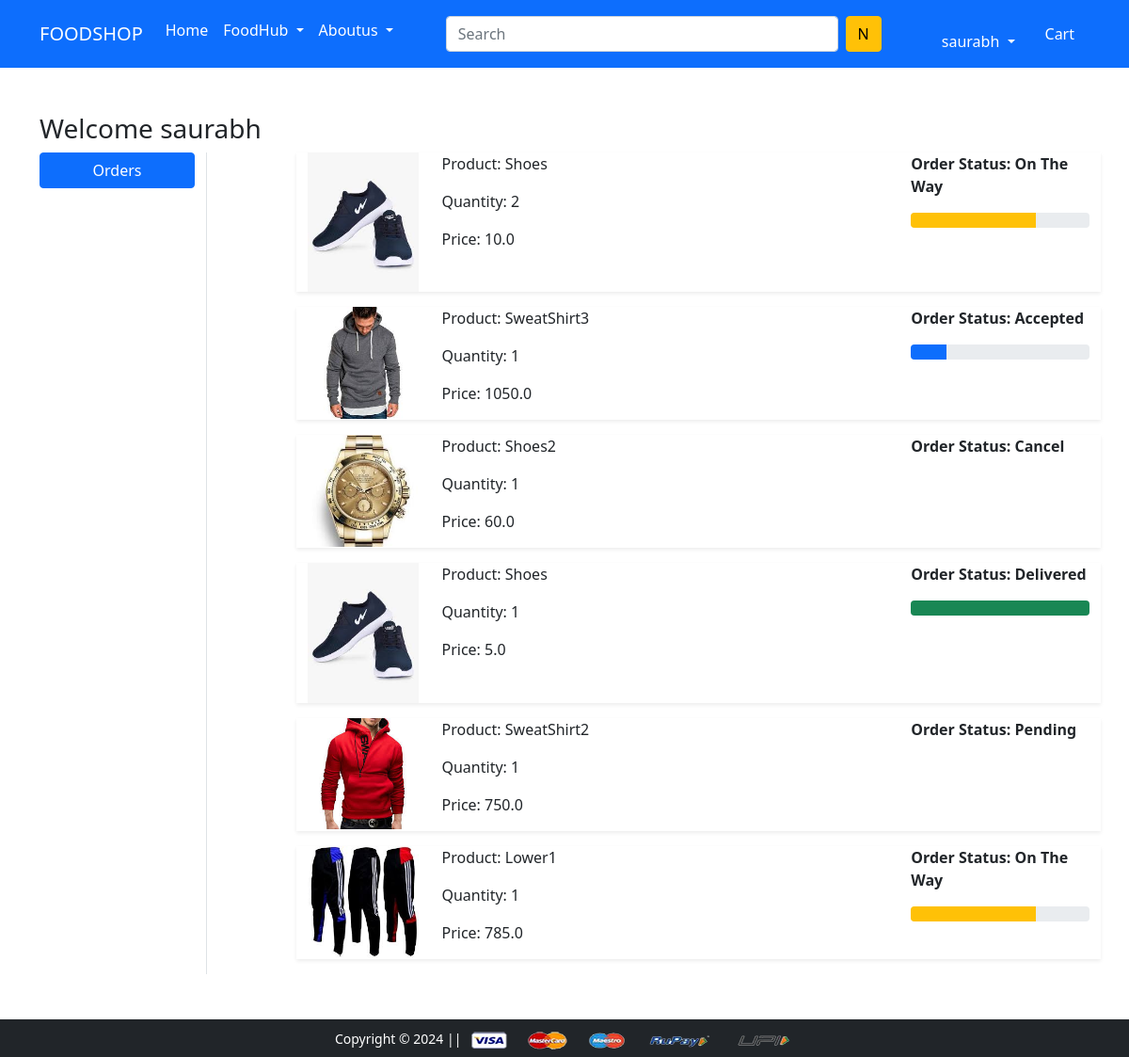
Screenshot of /orders/ (signed in) with the database file from the repository.
### app/models.py (models this page shows, shortened)
class OrderPlaced(models.Model):
    user = models.ForeignKey(User, on_delete=models.CASCADE)
    customer = models.ForeignKey(Customer, on_delete=models.CASCADE)
    product = models.ForeignKey(Product, on_delete=models.CASCADE)
    quantity = models.PositiveIntegerField(default=1)
    ordered_date = models.DateTimeField(auto_now_add=True)
    status = models.CharField(max_length=50, choices=STATUS_CHOICES, default='Pending')
    @property
    def total_cost(self):
        return self.quantity * self.product.discounted_price

class Product(models.Model):
    title = models.CharField(max_length=200)
    selling_price = models.FloatField()
    discounted_price = models.FloatField()
    description = models.TextField()
    brand = models.CharField(max_length=200)
    category = models.CharField(choices = CATEGORY_CHOICES, max_length=2)
    product_image = models.ImageField(upload_to = 'productimg')

### app/views.py (the view)
# urls.py: path('orders/', views.orders, name='orders'),
@login_required
def orders(request):
    op = OrderPlaced.objects.filter(user=request.user)
    return render(request, 'app/orders.html', {'order_placed': op})

### app/templates/app/orders.html (shortened to what this page needs)
{% extends 'app/base.html' %}
{% load static %}
{% block main-content %}
<div class="container my-5">
    <div class="row">
        <h3>Welcome {{request.user}}</h3>
        <div class="col-sm-2 border-end">
            <ul class="list-unstyled">
                <li class="d-grid"><a href="{% url 'orders' %}" class="btn btn-primary">Orders</a></li>
            </ul>
        </div>
        <div class="col-sm-9 offset-sm-1">
            {% for op in order_placed %}
            <div class="row shadow-sm mb-3">
                <div class="col-sm-2">
                    <img src="{{op.product.product_image.url}}" alt="" srcset="" class="img-fluid" height="150"
                        width="150">
                </div>
                <div class="col-sm-7">
                    <p>Product: {{op.product.title}}</p>
                    <p>Quantity: {{op.quantity}}</p>
                    <p>Price: {{op.total_cost}}</p>
                </div>
                <div class="col-sm-3 fw-bold">
                    <p>Order Status: {{op.status}}</p>
                    {% if op.status == 'Accepted' %}
                    <div class="progress">
                        <div class="progress-bar" role="progressbar" style="width: 20%" aria-valuenow="20"
                            aria-valuemin="0" aria-valuemax="100"></div>
                    </div>
                    {% endif %}
                    {% if op.status == 'On The Way' %}
                    <div class="progress">
                        <div class="progress-bar bg-warning" role="progressbar" style="width: 70%" aria-valuenow="70"
                            aria-valuemin="0" aria-valuemax="100"></div>
                    </div>
                    {% endif %}
                    {% if op.status == 'Delivered' %}
                    <div class="progress">
                        <div class="progress-bar bg-success" role="progressbar" style="width: 100%" aria-valuenow="100"
                            aria-valuemin="0" aria-valuemax="100"></div>
                    </div>
                    {% endif %}
                </div>
            </div>
            {% endfor %}
        </div>
    </div>
</div>
{% endblock main-content %}

### app/templates/app/base.html (shortened to what this page needs)
<!doctype html>
{% load static %}
<html lang="en">
<head>
  <link href="https://cdn.jsdelivr.net/npm/bootstrap@5.0.0-beta1/dist/css/bootstrap.min.css" rel="stylesheet"
>
  <link rel="stylesheet" href="{% static 'app/css/owl.carousel.min.css' %}">
  <link rel="stylesheet" href="{% static 'app/css/all.min.css' %}">
  <link rel="stylesheet" href="{% static 'app/css/style.css' %}">
</head>
<body>
  <nav class="navbar navbar-expand-lg navbar-dark bg-primary">
    <div class="container">
      <a class="navbar-brand" href="/">FOODSHOP</a>
      <div class="collapse navbar-collapse" id="navbarSupportedContent">
        <ul class="navbar-nav me-auto mb-2 mb-lg-0">
          <li class="nav-item">
            <a class="nav-link active" aria-current="page" href="/">Home</a>
          </li>
          <li class="nav-item dropdown">
            <a class="nav-link dropdown-toggle text-white" href="#" id="foodsDropdown" role="button"
              data-bs-toggle="dropdown" aria-expanded="false">
              FoodHub
            </a>
          </li>
          <li class="nav-item dropdown">
            <a class="nav-link dropdown-toggle text-white" href="#" id="foodshopDropdown" role="button"
              data-bs-toggle="dropdown" aria-expanded="false">
              Aboutus
            </a>
            <ul class="dropdown-menu" aria-labelledby="foodshopDropdown">
              <li><a class="dropdown-item" href="#"</a></li>
            </ul>
          </li>
        </ul>
        <form method='get' action="/search" class="d-flex">
          <input class="form-control me-2" type="search" placeholder="Search" aria-label="Search" name="search" id='search'>
          <button class="btn btn-warning" type="submit">N</button>
        </form>
        <div>
          <ul class="navbar-nav me-auto mb-2 mb-lg-0">
            {% if request.user.is_authenticated %}
            <li class="nav-item dropdown mx-2">
              <a class="nav-link dropdown-toggle text-white" href="#" id="profileDropdown" role="button"
                data-bs-toggle="dropdown" aria-expanded="false">
                {{request.user}}
              </a>
            </li>
            <li class="nav-item mx-2">
              <a href="{% url 'showcart' %}" class="nav-link text-white"> Cart
              </a>
            </li>
            {% endif %}
          </ul>
        </div>
      </div>
    </div>
  </nav>
  {% block main-content %} {% endblock main-content %}
  <footer class="container-fluid bg-dark text-center p-2 mt-5">
    <small class="text-white">Copyright &copy; 2024 || </small>
    <img src="{% static 'app/images/payment.png' %}" alt="" srcset="" class="img-fluid" height="2px">
  </footer>
</body>
</html>

### rows the page displays
OrderPlaced: product.product_image (picture), product "Shoes", quantity "2", total_cost "10.0", status "On The Way"
OrderPlaced: product.product_image (picture), product "SweatShirt3", quantity "1", total_cost "1050.0", status "Accepted"
OrderPlaced: product.product_image (picture), product "Shoes2", quantity "1", total_cost "60.0", status "Cancel"
OrderPlaced: product.product_image (picture), product "Shoes", quantity "1", total_cost "5.0", status "Delivered"
OrderPlaced: product.product_image (picture), product "SweatShirt2", quantity "1", total_cost "750.0", status "Pending"
OrderPlaced: product.product_image (picture), product "Lower1", quantity "1", total_cost "785.0", status "On The Way"

### other values shown
{{ request.user }} "saurabh"
